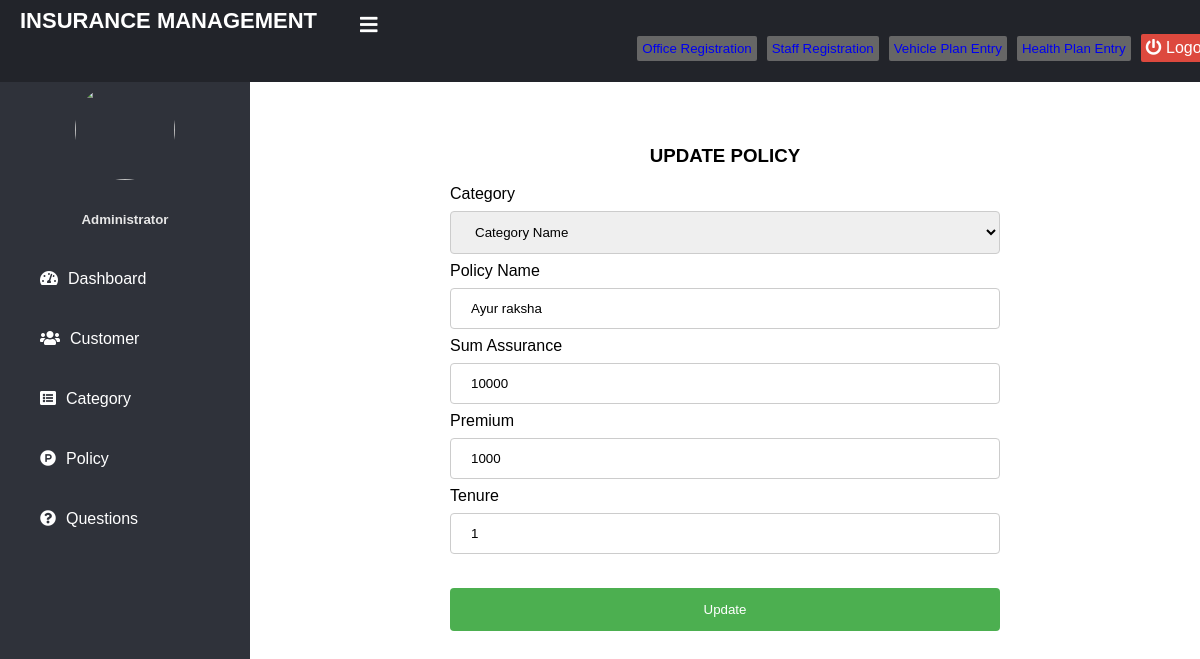
Page /update-policy/3 (signed in) on the committed database.
### home/models.py (models this page shows, shortened)
class Policy(models.Model):
    category= models.ForeignKey('Category', on_delete=models.CASCADE)
    policy_name=models.CharField(max_length=200)
    sum_assurance=models.PositiveIntegerField()
    premium=models.PositiveIntegerField()
    tenure=models.PositiveIntegerField()
    creation_date =models.DateField(auto_now=True)

### home/views.py (the view, shortened to what this page needs)
# urls.py: path('update-policy/<int:pk>', views.update_policy_view,name='update-policy'),
@login_required(login_url='adminlogin')
def update_policy_view(request,pk):
    policy = Policy.objects.get(id=pk)
    policyForm=forms.PolicyForm(instance=policy)
    return render(request,'admin/update_policy.html',{'policyForm':policyForm})

### home/forms.py
class PolicyForm(forms.ModelForm):
    category=forms.ModelChoiceField(queryset=models.Category.objects.all(),empty_label="Category Name", to_field_name="id")
    class Meta:
        model=models.Policy
        fields=['policy_name','sum_assurance','premium','tenure']

### home/models.py (called while the page is built)
    def __str__(self):
        return self.category_name

### templates/admin/update_policy.html (shortened to what this page needs)
{% extends 'adminbase.html' %}
{% load widget_tweaks %}
{% block content %}
<head>
</head>
<br><br>
<h3 style="text-align:center;">UPDATE POLICY</h3>
<div>
  <form method="post" autocomplete="off" enctype="multipart/form-data" style="margin-left:200px;margin-right:200px;">
        <label for="course_name">Category</label>
      {% render_field policyForm.category class="form-control" placeholder="Life Insurance" %}
        <label for="course_name">Policy Name</label>
      {% render_field policyForm.policy_name class="form-control" placeholder="Jeevan Surbhi" %}
     <label for="course_name">Sum Assurance</label>
      {% render_field policyForm.sum_assurance class="form-control" placeholder="100000" %}
    <label for="course_name">Premium</label>
      {% render_field policyForm.premium class="form-control" placeholder="5000" %}
          <label for="course_name">Tenure</label>
      {% render_field policyForm.tenure class="form-control" placeholder="12" %}
<br><br>
    <input type="submit" value="Update">
  </form>
</div>
<br><br><br><br><br><br><br><br>
{% endblock content %}

### templates/admin/update_policy.html (style rules this page uses)
input[type=text], select,input[type=number] ,input[type=password], textarea { width: 100%; padding: 12px 20px; margin: 8px 0; display: inline-block; border: 1px solid #ccc; border-radius: 4px; box-sizing: border-box; }
input[type=submit] { width: 100%; background-color: #4CAF50; color: white; padding: 14px 20px; margin: 8px 0; border: none; border-radius: 4px; cursor: pointer; }

### rows in the picture
Policy: category "Category Name", policy_name "Ayur raksha", sum_assurance "10000", premium "1000", tenure "1"
